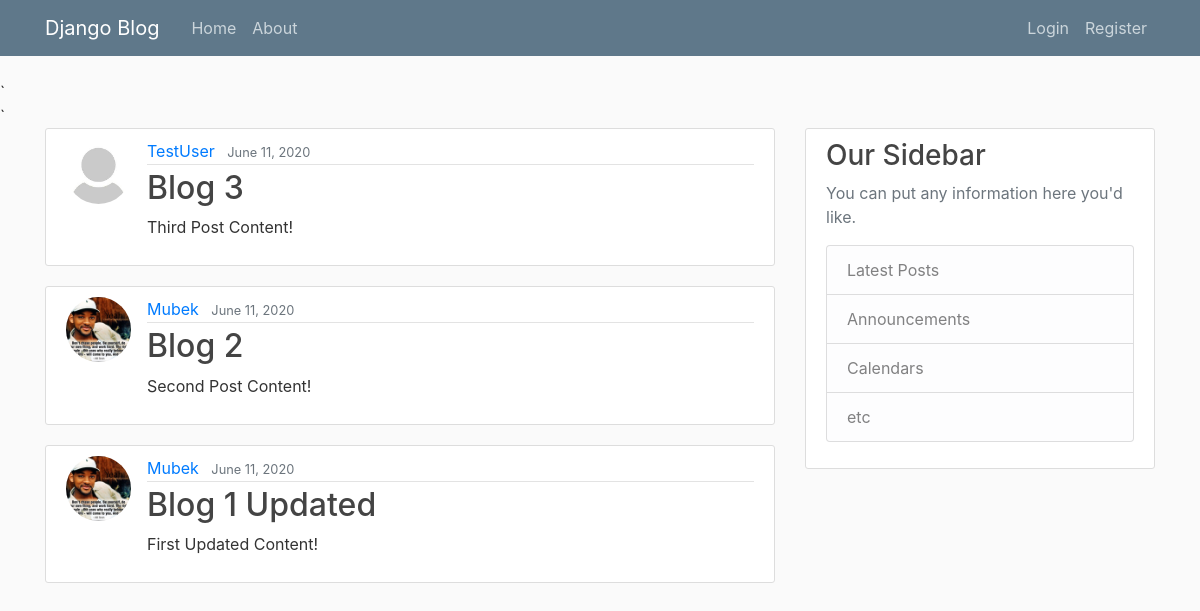
/, run on an earlier commit of the app's database.
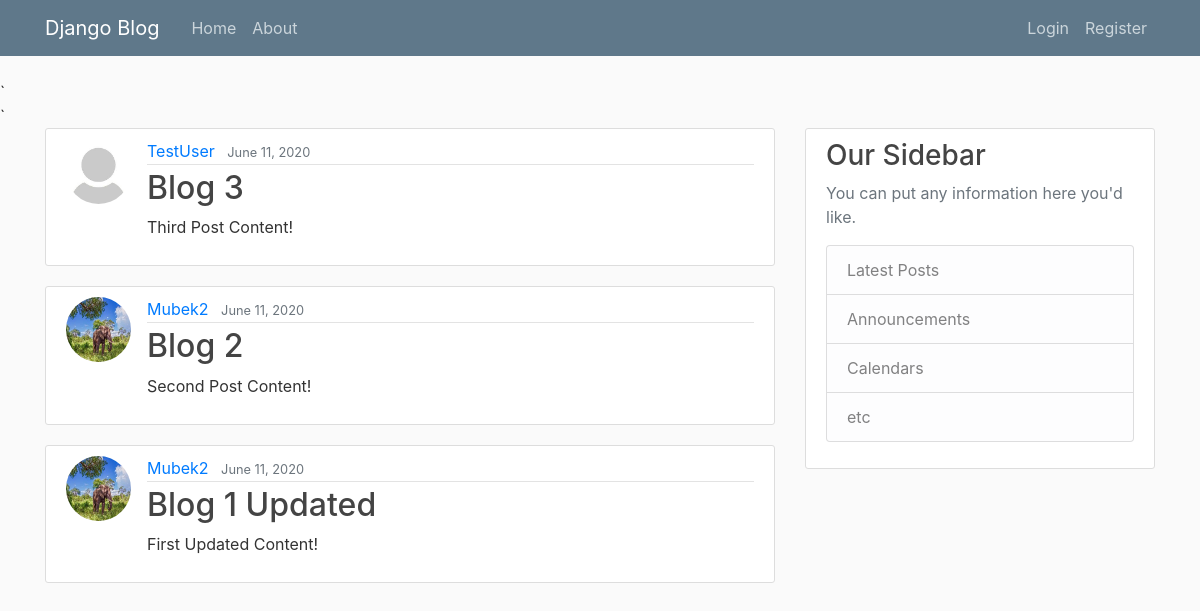
And on a later commit of the database.
### blog/models.py (models this page shows, shortened)
class Post(models.Model):
    title = models.CharField(max_length=100)
    content = models.TextField()
    date_posted = models.DateTimeField(default=timezone.now)
    author = models.ForeignKey(User, on_delete=models.CASCADE)

### users/models.py (models this page shows, shortened)
class Profile(models.Model):
    user = models.OneToOneField(User, on_delete=models.CASCADE)
    image = models.ImageField(default='default.jpg', upload_to='profile_pics')

### blog/views.py (the view)
# urls.py: path('', PostListView.as_view(), name='blog-home'),
class PostListView(ListView):
    model = Post
    template_name = 'blog/home.html'  # <app>/<model>_<viewtype>.html
    context_object_name = 'posts'
    ordering = ['-date_posted']
    paginate_by = 5

### blog/templates/blog/home.html
{% extends "blog/base.html" %}
{% block content %}
    {% for post in posts %}
        <article class="media content-section">
            <img class="rounded-circle article-img" src="{{ post.author.profile.image.url }}">
            <div class="media-body">
                <div class="article-metadata">
                    <a class="mr-2" href="#">{{ post.author }}</a>
                    <small class="text-muted">{{ post.date_posted|date:"F d, Y" }}</small>
                </div>
                <h2><a class="article-title" href="#">{{ post.title }}</a></h2>
                <p class="article-content">{{ post.content }}</p>
            </div>
        </article>
    {% endfor %}
{% endblock content %}

What changed in the data, as far as the page shows it:
changed through a linked row, Post "Blog 2": author.profile.image: a different picture; author "Mubek" → "Mubek2"
changed through a linked row, Post "Blog 1 Updated": author.profile.image: a different picture; author "Mubek" → "Mubek2"
